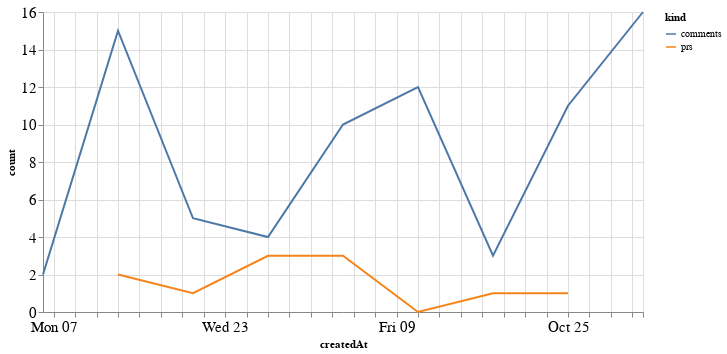

The cell this chart's notebook holds for it:
### Code cell
alt.Chart(total_time, width=600).mark_line().encode(
    x='createdAt',
    y='count',
    color='kind'
)

### Figure 1 — Vega-Lite specification as saved in the notebook (floating-point values rounded to 4 significant figures)
{"config": {"axisLeft": {"labelFontSize": 15}, "axisBottom": {"labelFontSize": 15}}, "data": {"name": "data-e888556b592a5bb3d4c0b7af12af3672"}, "mark": "line", "encoding": {"color": {"type": "nominal", "field": "kind"}, "x": {"type": "temporal", "field": "createdAt"}, "y": {"type": "quantitative", "field": "count"}}, "width": 600, "$schema": "https://vega.github.io/schema/vega-lite/v4.8.1.json", "datasets": {"data-e888556b592a5bb3d4c0b7af12af3672": [{"createdAt": "2020-09-13T00:00:00", "kind": "prs", "count": 2.0}, {"createdAt": "2020-09-20T00:00:00", "kind": "prs", "count": 1.0}, {"createdAt": "2020-09-27T00:00:00", "kind": "prs", "count": 3.0}, {"createdAt": "2020-10-04T00:00:00", "kind": "prs", "count": 3.0}, {"createdAt": "2020-10-11T00:00:00", "kind": "prs", "count": 0.0}, {"createdAt": "2020-10-18T00:00:00", "kind": "prs", "count": 1.0}, {"createdAt": "2020-10-25T00:00:00", "kind": "prs", "count": 1.0}, {"createdAt": "2020-09-06T00:00:00", "kind": "prs", "count": null}, {"createdAt": "2020-11-01T00:00:00", "kind": "prs", "count": null}, {"createdAt": "2020-09-13T00:00:00", "kind": "comments", "count": 15.0}, {"createdAt": "2020-09-20T00:00:00", "kind": "comments", "count": 5.0}, {"createdAt": "2020-09-27T00:00:00", "kind": "comments", "count": 4.0}, {"createdAt": "2020-10-04T00:00:00", "kind": "comments", "count": 10.0}, {"createdAt": "2020-10-11T00:00:00", "kind": "comments", "count": 12.0}, {"createdAt": "2020-10-18T00:00:00", "kind": "comments", "count": 3.0}, {"createdAt": "2020-10-25T00:00:00", "kind": "comments", "count": 11.0}, {"createdAt": "2020-09-06T00:00:00", "kind": "comments", "count": 2.0}, {"createdAt": "2020-11-01T00:00:00", "kind": "comments", "count": 16.0}]}}
